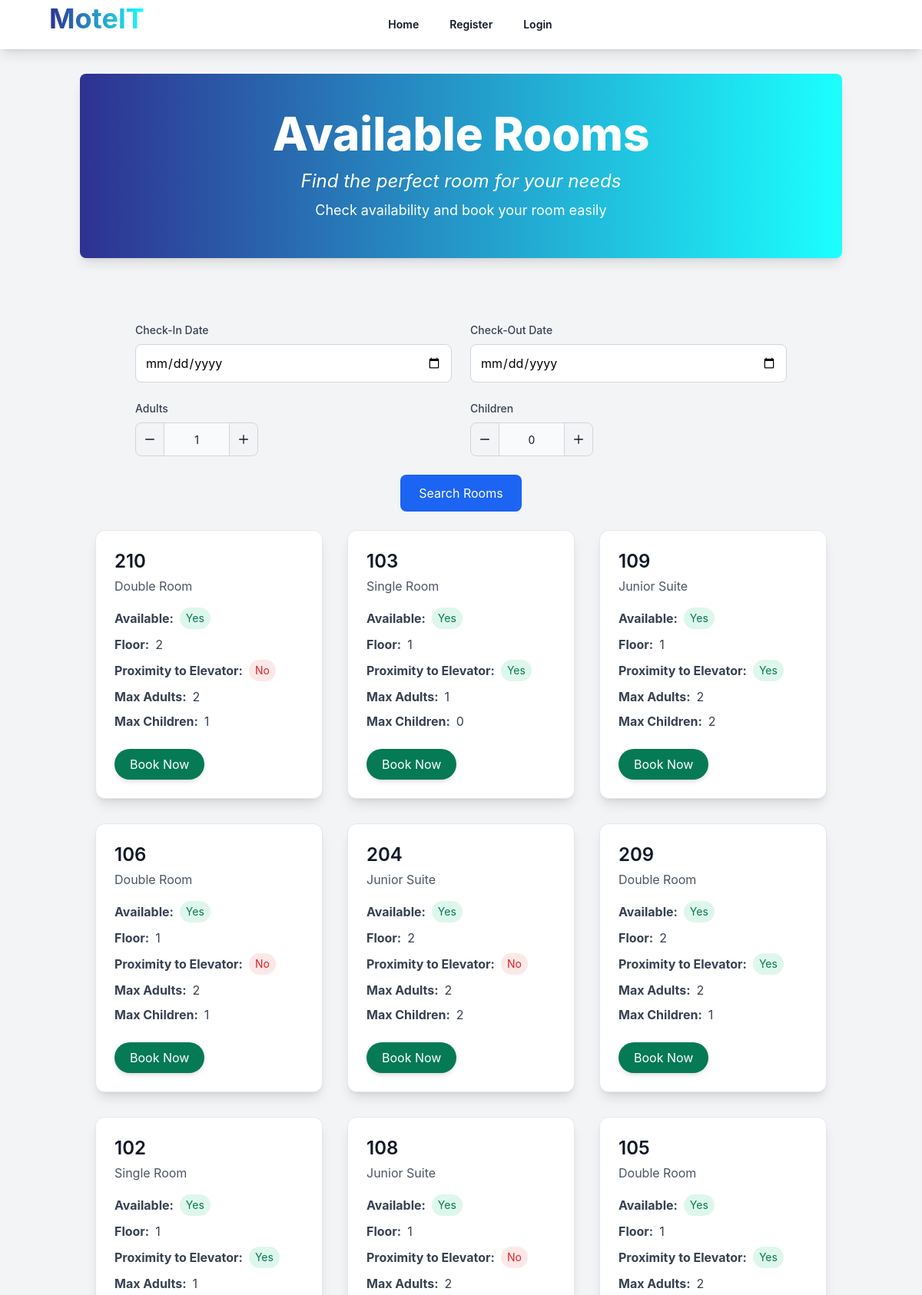
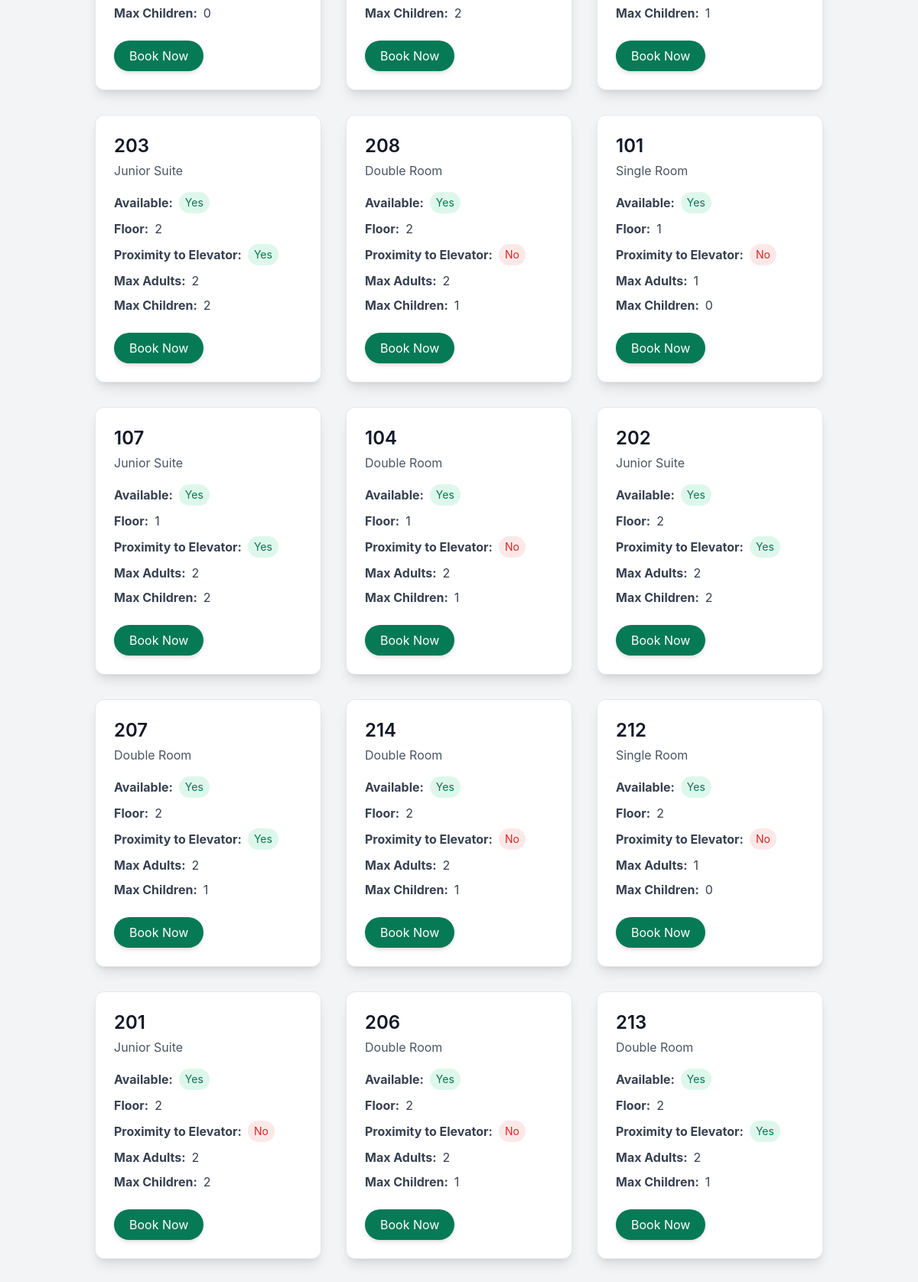
The app's page /public/search.php (upper part) with its own data (2 pictures, top to bottom).
### tables this page shows
CREATE TABLE rooms (
    id INT AUTO_INCREMENT PRIMARY KEY,
    room_number VARCHAR(10) NOT NULL UNIQUE,
    type_id INT,
    available BOOLEAN DEFAULT TRUE,
    floor INT,
    proximity_to_elevator BOOLEAN DEFAULT FALSE,
    FOREIGN KEY (type_id) REFERENCES room_types(id),
    created_at TIMESTAMP DEFAULT CURRENT_TIMESTAMP
);

CREATE TABLE room_types (
    id INT AUTO_INCREMENT PRIMARY KEY,
    name VARCHAR(50) NOT NULL,
    description TEXT,
    max_adults INT NOT NULL,
    max_children INT NOT NULL,
    created_at TIMESTAMP DEFAULT CURRENT_TIMESTAMP
);

### public/search.php (called while the page is built, shortened)
<?php
include __DIR__ . '/../app/views/layouts/main.php';
?>

### app/views/search.php (the view, shortened to what this page needs)
<body class="bg-gray-100 font-sans leading-normal tracking-normal">
    <header class="mt-4 rounded-lg bg-gradient-to-r from-[#2E3192] to-[#1BFFFF] text-white py-12 shadow-lg">
        <div class="container mx-auto text-center">
            <h1 class="text-6xl font-extrabold leading-snug">Available Rooms</h1>
            <p class="mt-4 text-2xl italic">Find the perfect room for your needs</p>
            <p class="mt-2 text-lg">Check availability and book your room easily</p>
        </div>
    </header>
    <main class="container mx-auto mt-10 p-5">
        <div class="container mx-auto rounded-xl max-w-4xl p-6">
            <form method="GET">
                <div class="grid grid-cols-1 sm:grid-cols-2 gap-6">
                    <div>
                        <label for="checkin_date" class="block text-sm font-medium text-gray-700 mb-2">Check-In Date</label>
                        <input type="date" id="checkin_date" placeholder="Select Date" name="checkin_date" required
                            class="p-3 border border-gray-300 rounded-lg w-full transition duration-200 ease-in-out focus:border-blue-500 focus:ring-2 focus:ring-blue-200 placeholder-gray-400"
                            value="<?php echo isset($_GET['checkin_date']) ? htmlspecialchars($_GET['checkin_date']) : ''; ?>">
                    </div>
                    <div>
                        <label for="checkout_date" class="block text-sm font-medium text-gray-700 mb-2">Check-Out Date</label>
                        <input type="date" id="checkout_date" placeholder="Select Date" name="checkout_date" required
                            class="p-3 border border-gray-300 rounded-lg w-full transition duration-200 ease-in-out focus:border-blue-500 focus:ring-2 focus:ring-blue-200 placeholder-gray-400"
                            value="<?php echo isset($_GET['checkout_date']) ? htmlspecialchars($_GET['checkout_date']) : ''; ?>">
                    </div>
                    <div>
                        <label for="adults" class="block text-sm font-medium text-gray-700 mb-2">Adults</label>
                        <div class="relative flex items-center max-w-[10rem]">
                            <button type="button" id="decrement-adults" data-input-counter-decrement="adults" class="bg-gray-100 hover:bg-gray-200 border border-gray-300 rounded-l-lg p-3 h-11 focus:ring-gray-100 focus:ring-2 focus:outline-none">
                                <svg class="w-3 h-3 text-gray-900" aria-hidden="true" xmlns="http://www.w3.org/2000/svg" fill="none" viewBox="0 0 18 2">
                                    <path stroke="currentColor" stroke-linecap="round" stroke-linejoin="round" stroke-width="2" d="M1 1h16" />
                                </svg>
                            </button>
                            <input type="text" id="adults" name="adults" data-input-counter aria-describedby="helper-text-explanation" class="bg-gray-50 border-x-0 border-gray-300 h-11 text-center text-gray-900 text-sm focus:ring-blue-500 focus:border-blue-500 block w-full py-2.5" value="<?php echo isset($_GET['adults']) ? htmlspecialchars($_GET['adults']) : '1'; ?>" required />
                            <button type="button" id="increment-adults" data-input-counter-increment="adults" class="bg-gray-100 hover:bg-gray-200 border border-gray-300 rounded-r-lg p-3 h-11 focus:ring-gray-100 focus:ring-2 focus:outline-none">
                                <svg class="w-3 h-3 text-gray-900" aria-hidden="true" xmlns="http://www.w3.org/2000/svg" fill="none" viewBox="0 0 18 18">
                                    <path stroke="currentColor" stroke-linecap="round" stroke-linejoin="round" stroke-width="2" d="M9 1v16M1 9h16" />
                                </svg>
                            </button>
                        </div>
                    </div>
                    <div>
                        <label for="children" class="block text-sm font-medium text-gray-700 mb-2">Children</label>
                        <div class="relative flex items-center max-w-[10rem]">
                            <button type="button" id="decrement-children" data-input-counter-decrement="children" class="bg-gray-100 hover:bg-gray-200 border border-gray-300 rounded-l-lg p-3 h-11 focus:ring-gray-100 focus:ring-2 focus:outline-none">
                                <svg class="w-3 h-3 text-gray-900" aria-hidden="true" xmlns="http://www.w3.org/2000/svg" fill="none" viewBox="0 0 18 2">
                                    <path stroke="currentColor" stroke-linecap="round" stroke-linejoin="round" stroke-width="2" d="M1 1h16" />
                                </svg>
                            </button>
                            <input type="text" id="children" name="children" data-input-counter aria-describedby="helper-text-explanation" class="bg-gray-50 border-x-0 border-gray-300 h-11 text-center text-gray-900 text-sm focus:ring-blue-500 focus:border-blue-500 block w-full py-2.5" value="<?php echo isset($_GET['children']) ? htmlspecialchars($_GET['children']) : '0'; ?>" required />
                            <button type="button" id="increment-children" data-input-counter-increment="children" class="bg-gray-100 hover:bg-gray-200 border border-gray-300 rounded-r-lg p-3 h-11 focus:ring-gray-100 focus:ring-2 focus:outline-none">
                                <svg class="w-3 h-3 text-gray-900" aria-hidden="true" xmlns="http://www.w3.org/2000/svg" fill="none" viewBox="0 0 18 18">
                                    <path stroke="currentColor" stroke-linecap="round" stroke-linejoin="round" stroke-width="2" d="M9 1v16M1 9h16" />
                                </svg>
                            </button>
                        </div>
                    </div>
                </div>
                <div class="mt-6 flex justify-center">
                    <button type="submit" class="bg-blue-600 text-white px-6 py-3 rounded-lg hover:bg-blue-700 transition duration-300 ease-in-out focus:outline-none focus:ring-2 focus:ring-blue-500 focus:ring-opacity-50">
                        Search Rooms
                    </button>
                </div>
            </form>
        </div>
        <div id="room-container" class="grid grid-cols-1 sm:grid-cols-2 lg:grid-cols-3 gap-8">
            <?php
            try {
                $filtersApplied = isset($_GET['checkin_date'], $_GET['checkout_date'], $_GET['adults']) && !empty($_GET['checkin_date']) && !empty($_GET['checkout_date']) && !empty($_GET['adults']);
                if ($filtersApplied) {
                    $checkIn = $_GET['checkin_date'];
                    $checkOut = $_GET['checkout_date'];
                    $adults = (int)$_GET['adults'];
                    $children = isset($_GET['children']) ? (int)$_GET['children'] : 0;
                    if ($checkIn >= $checkOut) {
                        echo "<p class='text-center text-red-600'>Check-out date must be after the check-in date.</p>";
                        exit;
                    }
                    $currentDate = date('Y-m-d');
                    $updateSql = "UPDATE rooms r
                      LEFT JOIN bookings b ON r.id = b.room_id
                      SET r.available = TRUE
                      WHERE b.check_out < ?";
                    $stmt = $conn->prepare($updateSql);
                    $stmt->bind_param('s', $currentDate);
                    $stmt->execute();
                    $sql = "SELECT r.id, r.room_number, rt.name AS room_type, r.available, r.floor, r.proximity_to_elevator, rt.max_adults, rt.max_children
                FROM rooms r
                JOIN room_types rt ON r.type_id = rt.id
                WHERE r.available = TRUE
                  AND rt.max_adults >= ?
                  AND rt.max_children >= ?
                  AND r.id NOT IN (
                      SELECT room_id FROM bookings
                      WHERE (check_in < ? AND check_out > ?) OR (check_in < ? AND check_out > ?)
                  )
                ORDER BY r.available DESC";
                    $stmt = $conn->prepare($sql);
                    $stmt->bind_param('iissss', $adults, $children, $checkOut, $checkIn, $checkOut, $checkIn);
                    $stmt->execute();
                    $result = $stmt->get_result();
                } else {
                    $sql = "SELECT r.id, r.room_number, rt.name AS room_type, r.available, r.floor, r.proximity_to_elevator, rt.max_adults, rt.max_children
                FROM rooms r
                JOIN room_types rt ON r.type_id = rt.id
                ORDER BY r.available DESC";
                    $result = $conn->query($sql);
                }
                if ($result->num_rows > 0) {
                    while ($row = $result->fetch_assoc()) {
                        $bgColor = $row['available'] ? 'bg-white' : 'bg-white';
                        echo "<div class='shadow-lg rounded-xl overflow-hidden border border-gray-200 transition-transform duration-300 transform hover:scale-105 hover:shadow-xl " . $bgColor . "'>
            <div class='p-6'>
                <h2 class='text-2xl font-semibold text-gray-900'>" . htmlspecialchars($row['room_number']) . "</h2>
                <p class='text-gray-600 mt-1'>" . htmlspecialchars($row['room_type']) . "</p>
                <div class='mt-4'>
                    <p class='text-gray-700 flex items-center'>
                        <strong>Available:</strong>
                        <span class='ml-2 px-2 py-1 rounded-full text-sm " . ($row['available'] ? 'bg-green-100 text-green-600' : 'bg-red-100 text-red-600') . "'>
                            " . ($row['available'] ? 'Yes' : 'No') . "
                        </span>
                    </p>
                    <p class='text-gray-700 flex items-center mt-2'>
                        <strong>Floor:</strong>
                        <span class='ml-2'>" . htmlspecialchars($row['floor']) . "</span>
                    </p>
                    <p class='text-gray-700 flex items-center mt-2'>
                        <strong>Proximity to Elevator:</strong>
                        <span class='ml-2 text-sm flex items-center'>
                            " . ($row['proximity_to_elevator'] ? '<span class="bg-green-100 text-green-600 px-2 py-1 rounded-full">Yes</span>' : '<span class="bg-red-100 text-red-600 px-2 py-1 rounded-full">No</span>') . "
                        </span>
                    </p>
                    <p class='text-gray-700 flex items-center mt-2'>
                        <strong>Max Adults:</strong>
                        <span class='ml-2'>" . htmlspecialchars($row['max_adults']) . "</span>
                    </p>
                    <p class='text-gray-700 flex items-center mt-2'>
                        <strong>Max Children:</strong>
                        <span class='ml-2'>" . htmlspecialchars($row['max_children']) . "</span>
                    </p>
                </div>
                <div class='mt-6'>";
                        if ($row['available']) {
                            echo "<a href='booking.php?room_id=" . htmlspecialchars($row['id']) . "&check_in=" . htmlspecialchars($checkIn ?? '') . "&check_out=" . htmlspecialchars($checkOut ?? '') . "&adults=" . htmlspecialchars($adults ?? 1) . "&children=" . htmlspecialchars($children ?? 0) . "' class='bg-green-600 text-white px-5 py-2 rounded-full hover:bg-green-700 transition duration-300 ease-in-out shadow-md inline-block'>
                        Book Now
                      </a>";
                        } else {
                            echo "<span class='text-red-500 font-semibold bg-red-100 px-3 py-1 rounded-full shadow-sm'>Occupied</span>";
                        }
                        echo "      </div>
            </div>
          </div>";
                    }
                } else {
                    echo "<p class='text-center text-red-600'>No available rooms found for the selected dates and criteria.</p>";
                }
            } catch (Exception $e) {
                echo "Error: " . $e->getMessage();
            }
            ?>
        </div>
    </main>
</body>

### records on screen
rooms: room_number "210", type.name "Double Room", available "Yes", floor "2", proximity_to_elevator "No", type.max_adults "2", type.max_children "1"
rooms: room_number "103", type.name "Single Room", available "Yes", floor "1", proximity_to_elevator "Yes", type.max_adults "1", type.max_children "0"
rooms: room_number "109", type.name "Junior Suite", available "Yes", floor "1", proximity_to_elevator "Yes", type.max_adults "2", type.max_children "2"
rooms: room_number "106", type.name "Double Room", available "Yes", floor "1", proximity_to_elevator "No", type.max_adults "2", type.max_children "1"
rooms: room_number "204", type.name "Junior Suite", available "Yes", floor "2", proximity_to_elevator "No", type.max_adults "2", type.max_children "2"
rooms: room_number "209", type.name "Double Room", available "Yes", floor "2", proximity_to_elevator "Yes", type.max_adults "2", type.max_children "1"
rooms: room_number "102", type.name "Single Room", available "Yes", floor "1", proximity_to_elevator "Yes", type.max_adults "1", type.max_children "0"
rooms: room_number "108", type.name "Junior Suite", available "Yes", floor "1", proximity_to_elevator "No", type.max_adults "2", type.max_children "2"
rooms: room_number "105", type.name "Double Room", available "Yes", floor "1", proximity_to_elevator "Yes", type.max_adults "2", type.max_children "1"
rooms: room_number "203", type.name "Junior Suite", available "Yes", floor "2", proximity_to_elevator "Yes", type.max_adults "2", type.max_children "2"
rooms: room_number "208", type.name "Double Room", available "Yes", floor "2", proximity_to_elevator "No", type.max_adults "2", type.max_children "1"
rooms: room_number "101", type.name "Single Room", available "Yes", floor "1", proximity_to_elevator "No", type.max_adults "1", type.max_children "0"
rooms: room_number "107", type.name "Junior Suite", available "Yes", floor "1", proximity_to_elevator "Yes", type.max_adults "2", type.max_children "2"
rooms: room_number "104", type.name "Double Room", available "Yes", floor "1", proximity_to_elevator "No", type.max_adults "2", type.max_children "1"
rooms: room_number "202", type.name "Junior Suite", available "Yes", floor "2", proximity_to_elevator "Yes", type.max_adults "2", type.max_children "2"
rooms: room_number "207", type.name "Double Room", available "Yes", floor "2", proximity_to_elevator "Yes", type.max_adults "2", type.max_children "1"
rooms: room_number "214", type.name "Double Room", available "Yes", floor "2", proximity_to_elevator "No", type.max_adults "2", type.max_children "1"
rooms: room_number "212", type.name "Single Room", available "Yes", floor "2", proximity_to_elevator "No", type.max_adults "1", type.max_children "0"
rooms: room_number "201", type.name "Junior Suite", available "Yes", floor "2", proximity_to_elevator "No", type.max_adults "2", type.max_children "2"
rooms: room_number "206", type.name "Double Room", available "Yes", floor "2", proximity_to_elevator "No", type.max_adults "2", type.max_children "1"
rooms: room_number "213", type.name "Double Room", available "Yes", floor "2", proximity_to_elevator "Yes", type.max_adults "2", type.max_children "1"
